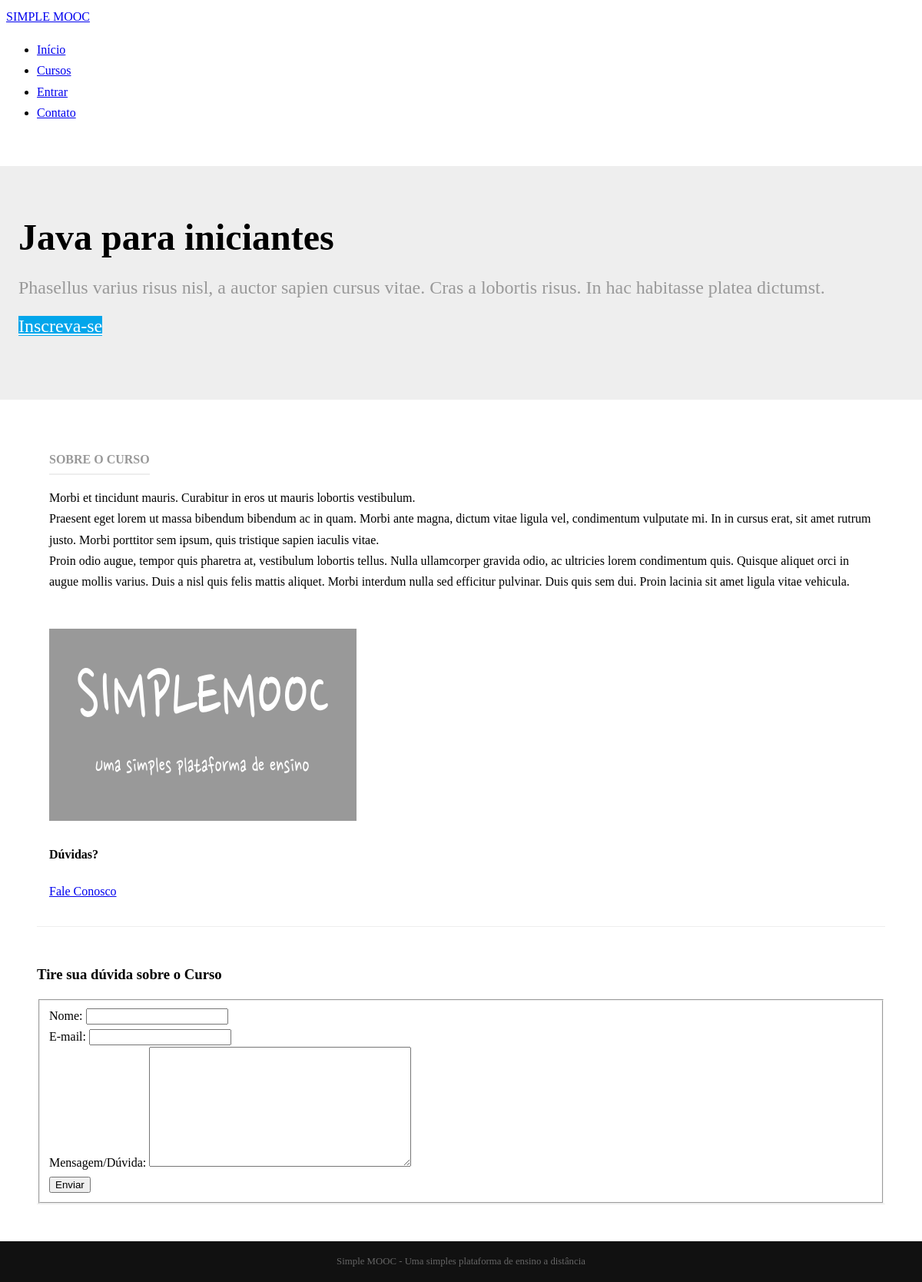
The page /cursos/java-para-iniciantes/ on the database its author committed.
### SimpleMOOC/courses/models.py (models this page shows, shortened)
class Course(models.Model):
    name = models.CharField('Nome', max_length=100)
    slug = models.SlugField('Atalho')
    description = models.TextField('Descrição Simples', blank=True)
    about = models.TextField('Sobre o curso', blank=True)
    start_date = models.DateField('Data de Início', null=True, blank=True)
    image = models.ImageField(upload_to='courses/images', verbose_name='Imagem', null=True, blank=True)   # upload_to = salva o caminho do arquivo (imagem)
    created_at = models.DateTimeField('Criado em', auto_now_add=True)  # auto_now_add = preenche com a data de criação
    updated_at = models.DateTimeField('Atualizado em', auto_now=True)   # auto_now = preenche com a data atual toda vez que for salvo (atualizado)
    objects = CourseManager()
    def __str__(self):
        return self.name
    class Meta:
        verbose_name_plural = 'Cursos'
        verbose_name = 'Curso'
        ordering = ['name']

### SimpleMOOC/courses/views.py (the view)
# urls.py: url(r'^(?P<slug>[\w_-]+)/$', 'details', name='details'), # caminho para view details da app courses - (?P<slug>[\w_-]+) express�o regular = caracteres que do slug ("alfa-numerico"_-). Ex: pytho-para-z
def details(request, slug):
    course = get_object_or_404(Course, slug=slug)
    template_name = 'courses/details.html'
    context = {}
    if request.method == 'POST': # verifica se a requisi��o foi um POST
        form = ContactCourse(request.POST) # o POST � um dicion�rio com todos os campos submetidos pelo usu�rio
        if form.is_valid():
            context['is_valid'] = True
            form.send_mail(course)
            form = ContactCourse()
    else:
        form = ContactCourse()
    context['course'] = course
    context['form'] = form
    return render(request, template_name, context)

### SimpleMOOC/courses/forms.py (shortened to what this page needs)
class ContactCourse(forms.Form):
    name = forms.CharField(label="Nome", max_length=100)
    email = forms.EmailField(label="E-mail")
    message = forms.CharField(label="Mensagem/Dúvida", widget=forms.Textarea)

### SimpleMOOC/courses/templates/courses/details.html (shortened to what this page needs)
{% extends "base.html" %}
{% load static %}
{% block container %}
<div class="splash">
    <div class="pure-g-r">
        <div class="pure-u-1">
            <div class="l-box splash-text">
                <h1 class="splash-head">
                    {{ course }}
                </h1>
                <h2 class="splash-subhead">
                    {{ course.description }}
                </h2>
                <p>
                    <a href="#" class="pure-button primary-button">Inscreva-se</a>
                </p>
            </div>
        </div>
    </div>
</div>
<div class="pure-g-r content-ribbon">
    <div class="pure-u-2-3">
        <div class="l-box">
            <h4 class="content-subhead">Sobre o Curso</h4>
            {{ course.about|linebreaks }}
        </div>
    </div>
    <div class="pure-u-1-3">
        <div class="l-box">
            {% if course.image %}
            <img src="{{ course.image.url }}" alt="" />
            {% else %}
            <img src="{% static 'img/course-image.png' %}" alt="" />
            {% endif %}
            <h4>Dúvidas?</h4>
            <p>
                <a href="#contato" title="" class="pure-button">Fale Conosco</a>
            </p>
        </div>
    </div>
</div>
<div class="pure-g-r content-ribbon" id="contato">
    <div class="pure-u-1">
        <h3>Tire sua dúvida sobre o Curso</h3>
        <form action="#contato" class="pure-form pure-form-aligned" method="post"> {% comment %} action é uma açao para ele realizar quando fizer o POST, ou seja, direcionar {% endcomment %}
            <fieldset>
                {% for field in form %}
                <div class="pure-control-group">
                    {{ field.label_tag }}
                    {{ field }}
                </div>
                {% endfor %}
                <div class="pure-controls">
                    <button type="submit" class="pure-button pure-button-primary">Enviar</button>
                </div>
            </fieldset>
        </form>
    </div>
</div>
{% endblock %}

### SimpleMOOC/core/static/css/styles.css (style rules this page uses)
* { -webkit-box-sizing: border-box; -moz-box-sizing: border-box; box-sizing: border-box; }
body { margin: 0 auto; line-height: 1.7em; }
.l-box { padding: 1em; }
body .primary-button { background: #02a6eb; color: #fff; }
.splash { margin: 2em auto 0; padding: 3em 0.5em; background: #eee; }
.splash .splash-head { font-size: 300%; margin: 0em 0; line-height: 1.2em; }
.splash .splash-subhead { color: #999; font-weight: 300; line-height: 1.4em; }
.splash .primary-button { font-size: 150%; }
.content .content-subhead { color: #999; padding-bottom: 0.3em; text-transform: uppercase; margin: 0; border-bottom: 2px solid #eee; display: inline-block; }
.content .content-ribbon { margin: 3em; border-bottom: 1px solid #eee; }

### rows shown on the page
Course: name "Java para iniciantes", description "Phasellus varius risus nisl, a auctor sapien cursus vitae. Cras a lobortis risus. In hac habitasse platea dictumst.", about "Morbi et tincidunt mauris. Curabitur in eros ut mauris lobortis vestibulum. Praesent eget lorem ut massa bibendum bibendum ac in quam. Morbi ante magna, dictum vitae ligula vel, condimentum vulputate mi. In in cursus erat, sit amet rutrum justo. Morbi porttitor sem ipsum, quis tristique sapien iaculis vitae. Proin odio augue, tempor quis pharetra at, vestibulum lobortis tellus. Nulla ullamcorper gravida odio, ac ultricies lorem condimentum quis. Quisque aliquet orci in augue mollis varius. Duis a nisl quis felis mattis aliquet. Morbi interdum nulla sed efficitur pulvinar. Duis quis sem dui. Proin lacinia sit amet ligula vitae vehicula."

### other values the page prints
{{ field.label_tag }} "Nome:" "E-mail:" "Mensagem/Dúvida:"
